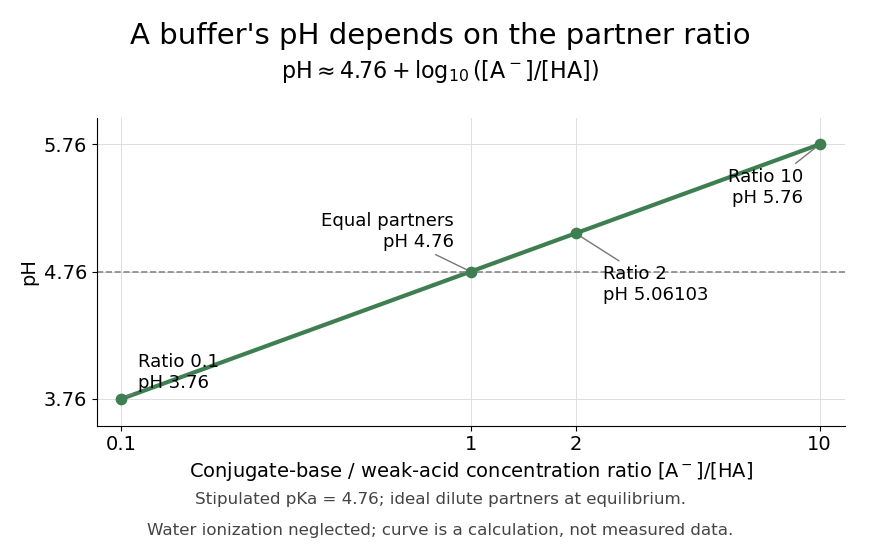

The Python source for this figure:
"""Draw buffer-ratio-ph.png in the current working directory.

Henderson-Hasselbalch concentration approximation with stipulated pKa = 4.76.
Tested with Python 3.14.4, NumPy 2.3.5, Matplotlib 3.10.7.
Build from the repository root: make _media/buffer-ratio-ph.png
"""

import math
from pathlib import Path

import matplotlib

matplotlib.use("Agg")
import matplotlib.pyplot as plt
import numpy as np


def main():
    pka = 4.76
    ratio = np.geomspace(0.1, 10, 401)
    ph = pka + np.log10(ratio)
    marked_ratios = np.array([0.1, 1, 2, 10])
    marked_ph = pka + np.log10(marked_ratios)
    np.testing.assert_allclose(marked_ph, [3.76, 4.76, 5.061029995663981, 5.76],
                               rtol=0, atol=1e-14)
    np.testing.assert_allclose(pka + np.log10(10 * ratio) - ph, 1,
                               rtol=0, atol=1e-14)
    # Verify the activity-equilibrium identity used to obtain the approximation.
    ka = 10.0 ** -pka
    np.testing.assert_allclose(np.power(10.0, -ph) * ratio, ka, rtol=1e-14)
    # At fixed ratio, scaling both concentrations leaves the approximation unchanged.
    assert math.isclose(pka + math.log10(0.020 / 0.010),
                        pka + math.log10(0.0020 / 0.0010), abs_tol=1e-14)

    plt.rcParams.update({"font.size": 14, "savefig.facecolor": "white"})
    fig, ax = plt.subplots(figsize=(8.8, 5.6), facecolor="white")
    fig.subplots_adjust(left=0.11, right=0.96, top=0.79, bottom=0.24)
    fig.suptitle("A buffer's pH depends on the partner ratio", fontsize=21, y=0.96)
    fig.text(0.5, 0.86, r"$\mathrm{pH}\approx4.76+\log_{10}([\mathrm{A}^-]/[\mathrm{HA}])$",
             ha="center", fontsize=16)
    ax.semilogx(ratio, ph, color="#3d7f51", lw=3)
    ax.axhline(pka, color="#888888", lw=1.2, ls="--")
    ax.scatter(marked_ratios, marked_ph, color="#3d7f51", s=55, zorder=4)
    labels = ["Ratio 0.1\npH 3.76", "Equal partners\npH 4.76",
              "Ratio 2\npH 5.06103", "Ratio 10\npH 5.76"]
    for r, p, label, offset, alignment in zip(
            marked_ratios, marked_ph, labels,
            [(12, 8), (-12, 18), (20, -48), (-12, -42)],
            ["left", "right", "left", "right"]):
        ax.annotate(label, xy=(r, p), xytext=offset, textcoords="offset points",
                    ha=alignment, fontsize=13,
                    arrowprops={"arrowstyle": "-", "color": "#777777"})
    ax.set(xlim=(0.085, 11.8), ylim=(3.55, 5.97), xticks=[0.1, 1, 2, 10],
           yticks=[3.76, 4.76, 5.76], ylabel="pH",
           xlabel=r"Conjugate-base / weak-acid concentration ratio $[\mathrm{A}^-]/[\mathrm{HA}]$")
    ax.set_xticklabels(["0.1", "1", "2", "10"])
    ax.minorticks_off()
    ax.spines[["top", "right"]].set_visible(False)
    ax.grid(color="#dddddd", lw=0.7)
    fig.text(0.5, 0.10, "Stipulated pKa = 4.76; ideal dilute partners at equilibrium.",
             ha="center", fontsize=12, color="#444444")
    fig.text(0.5, 0.045, "Water ionization neglected; curve is a calculation, not measured data.",
             ha="center", fontsize=12, color="#444444")
    fig.savefig(Path(__file__).stem + ".png", dpi=100, facecolor="white", transparent=False)
    plt.close(fig)
    print(f"Verified ratio 2 → pH {marked_ph[2]:.12f}; ratio 1 → pH {pka:.2f}.")
    print("Verified decade change → +1 pH, Ka activity identity, and common-scale invariance.")


if __name__ == "__main__":
    main()
